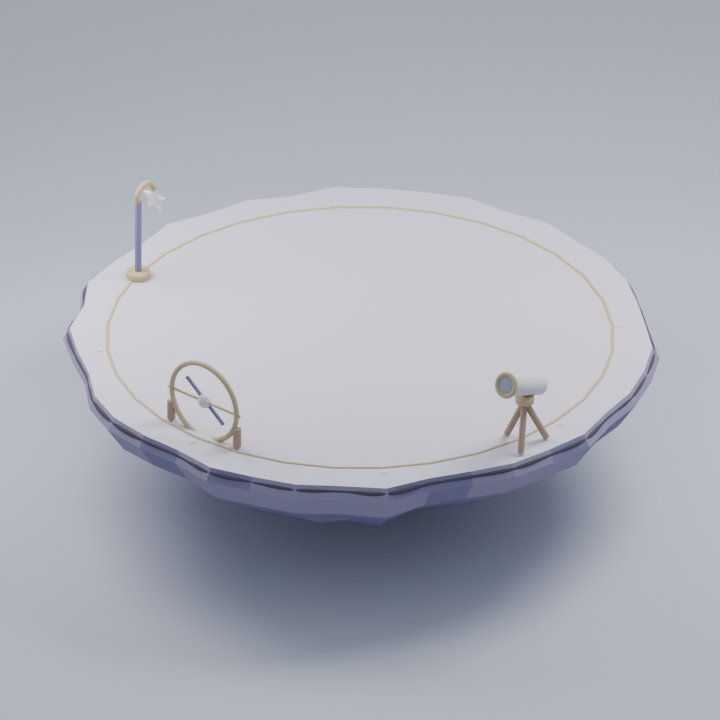
#> input picture production/qa/evidence/arcade_pack/blender_env_celestial_arcade_rear.png, 720 x 720 px, given in place of blender_env_meadow_arcade_front.png, which was not available
$ python make_contact_sheet.py
#> lines starting #> are read from the running program, lines starting #| are printed output that depends on the picture; pictures that were not available may be replaced by others from this repository, and a replacement may not be noted
"""Arrange Blender look-check renders; run after build_arcade_pack.py."""
from pathlib import Path
from PIL import Image, ImageDraw, ImageFont

ROOT=Path(__file__).resolve().parents[4]
EVIDENCE=ROOT/"production/qa/evidence/arcade_pack"
font=ImageFont.truetype("DejaVuSans.ttf",26)
small=ImageFont.truetype("DejaVuSans.ttf",20)
names=[("meadow","MEADOW · Bridge and breeze"),("clockwork","CLOCKWORK · Repair and rhythm"),("celestial","CELESTIAL · Shadows and stars")]
tile=600
header=92
row_header=32
sheet=Image.new("RGB",(tile*3,header+(tile+row_header)*3),(224,226,232))
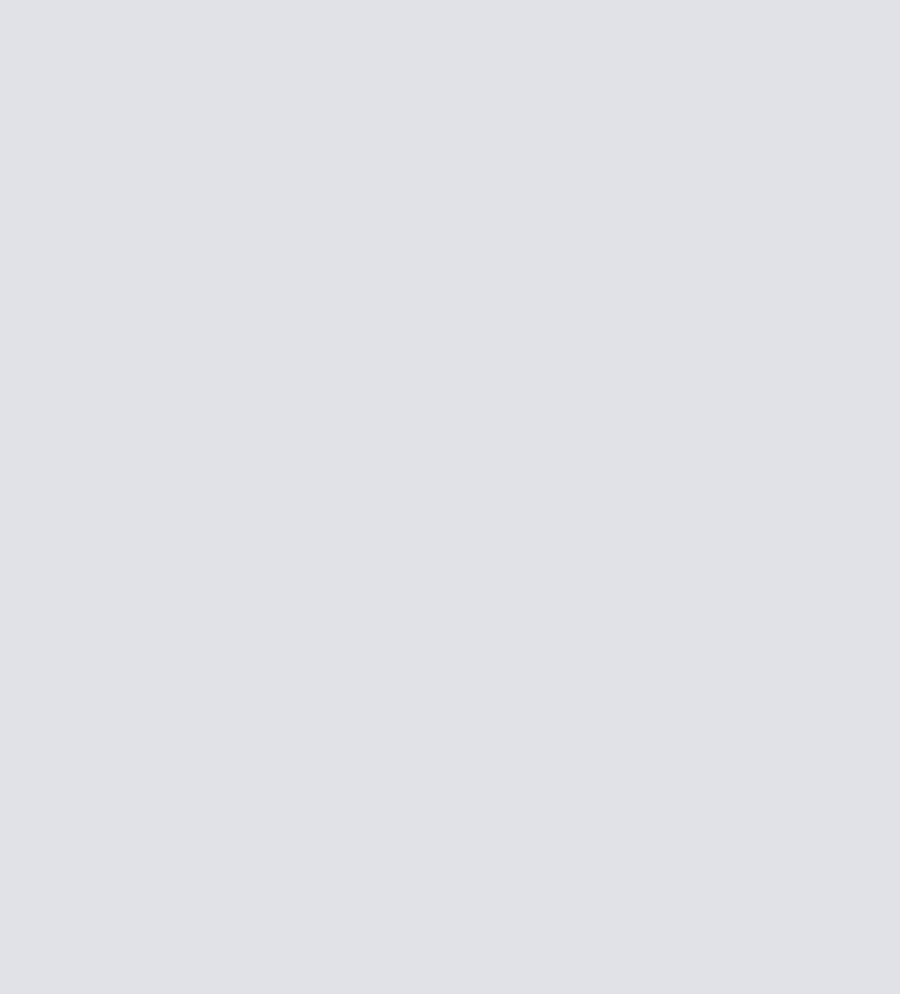
#> sheet: PIL image 1800x1988 RGB (shown at 1/2 size); mean R, G, B 224, 226, 232
d=ImageDraw.Draw(sheet)
for col,(key,label) in enumerate(names):
    d.text((col*tile+22,18),label,font=font,fill=(45,42,52))
    d.text((col*tile+22,54),"Blender 4.5.9 · matte diorama · top Y=0",font=small,fill=(92,86,101))
    for row,view in enumerate(("front","rear","top")):
        im=Image.open(EVIDENCE/("blender_env_"+key+"_arcade_"+view+".png")).convert("RGB")
        im=im.resize((tile,tile),Image.Resampling.LANCZOS)
#> im: PIL image 600x600 RGB
        yy=header+row*(tile+row_header)
        d.text((col*tile+22,yy+5),view.upper(),font=small,fill=(65,60,74))
        sheet.paste(im,(col*tile,yy+row_header))
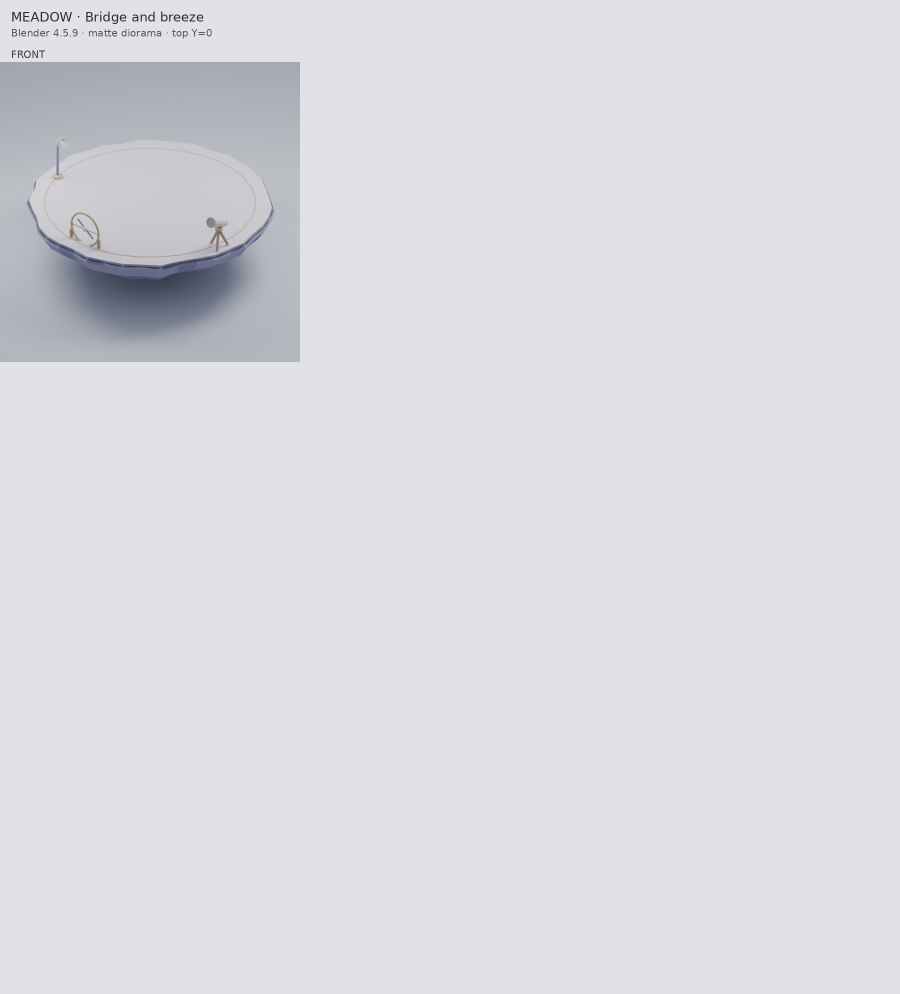
#> sheet: PIL image 1800x1988 RGB (shown at 1/2 size); mean R, G, B 218.5, 220.6, 226.8
#> pass 2 of the loop `for col,(key,label) in enumerate(names):`:
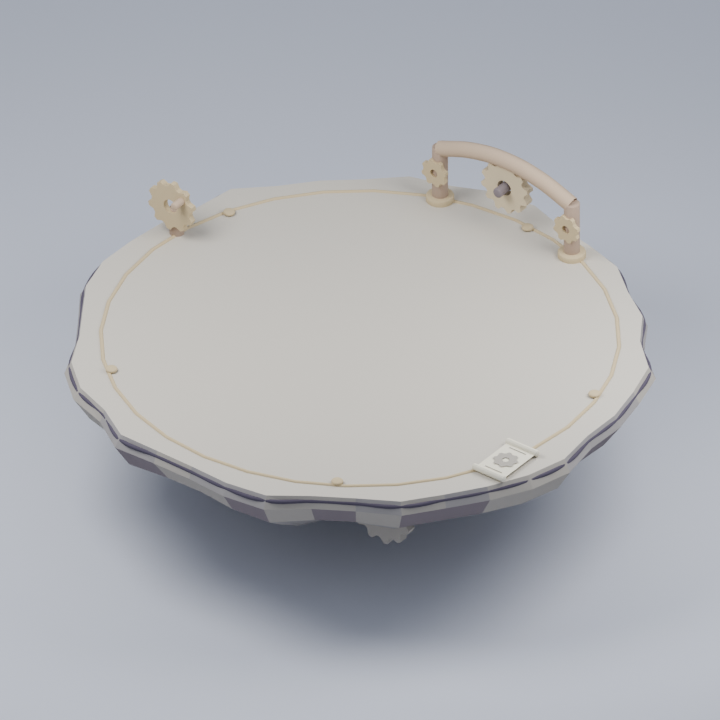
#> input picture production/qa/evidence/arcade_pack/blender_env_clockwork_arcade_front.png, 720 x 720 px
#> `sheet.paste(im,(col*tile,yy+row_header))`:
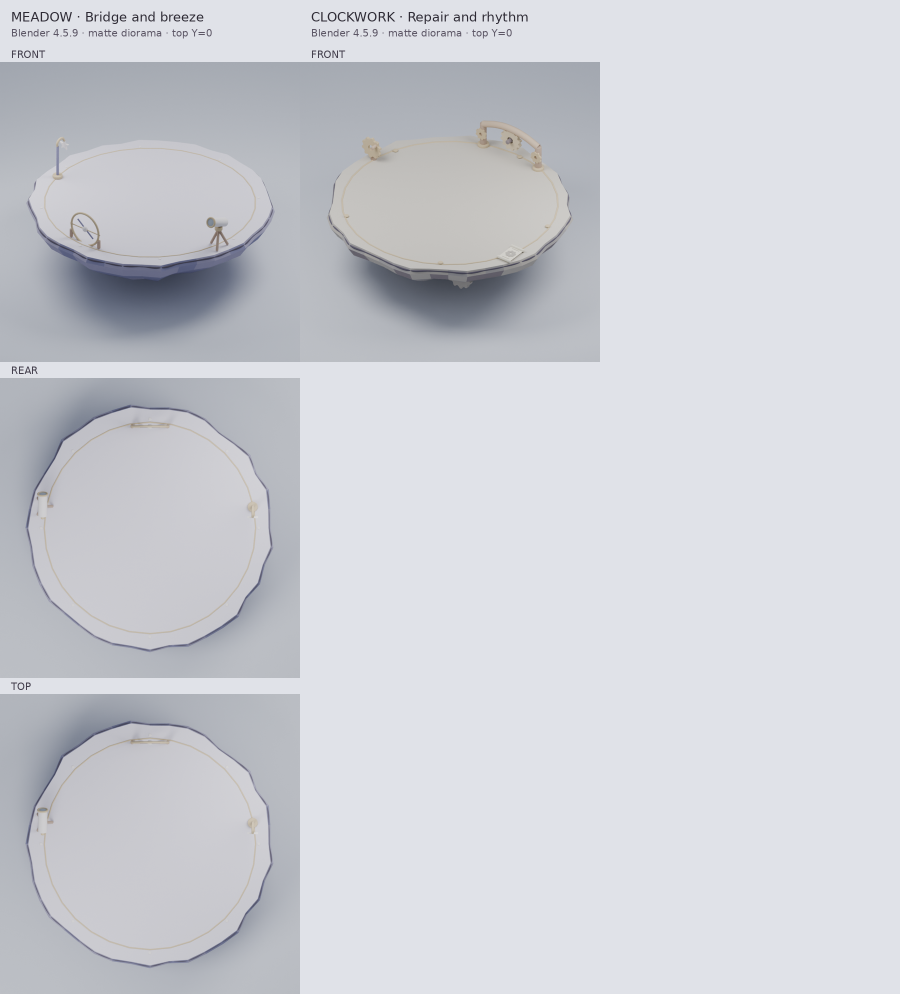
#> sheet: PIL image 1800x1988 RGB (shown at 1/2 size); mean R, G, B 205.8, 207.8, 213.8
#> (the run stopped early here; a loop or call above may not have finished)
